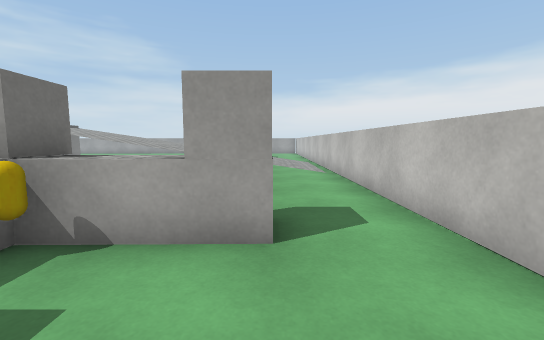
view 1 (above)

24 first-person views from a walk through a scene from a Unity 3-D project. The camera is 1.2 m above the floor, tilts 6° down and sees 90° across. The floor is counted in squares, 1 m on a side. Each view is taken from the middle of a square. On the plan, view 1 faces up. The plan holds only what a view shows up to about 13 squares ahead; the rest is blank. The place goes on beyond the plan. The player is left out. Surface patterns are stand-ins for the level's own textures.

view 2
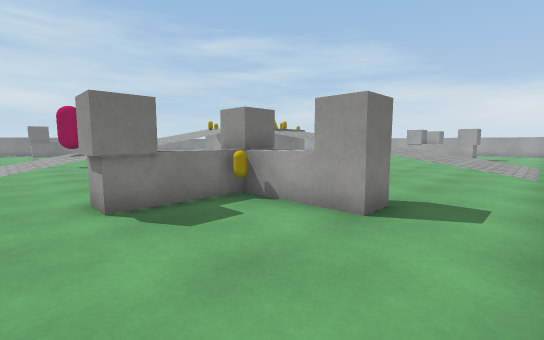

view 3
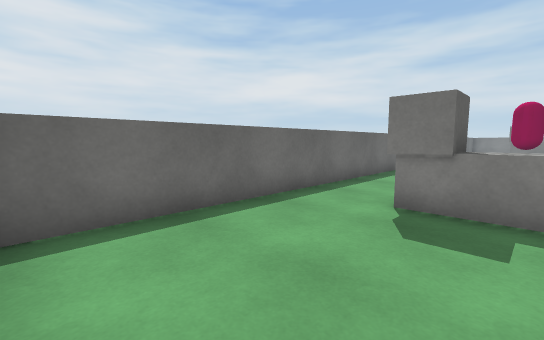

view 4
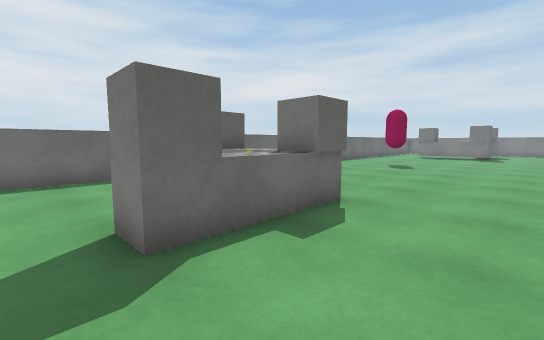

view 5
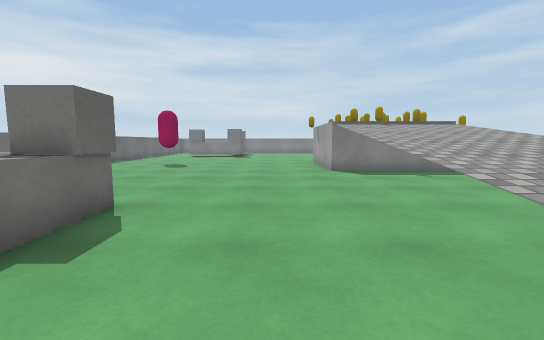

view 6
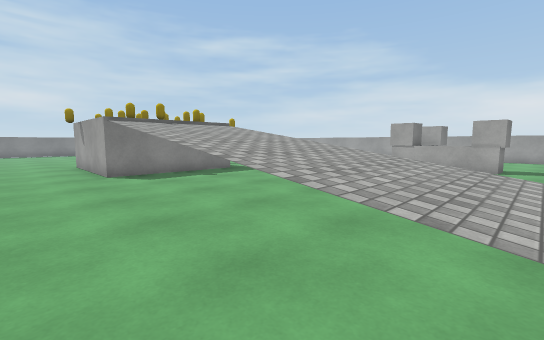

view 7
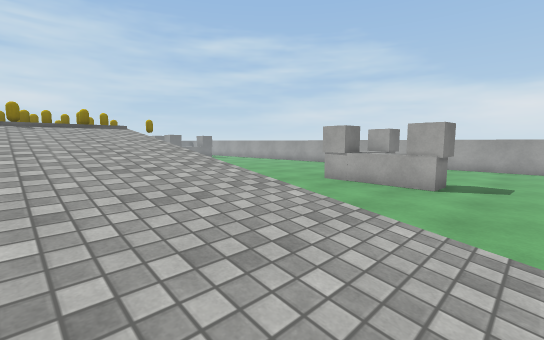

view 8
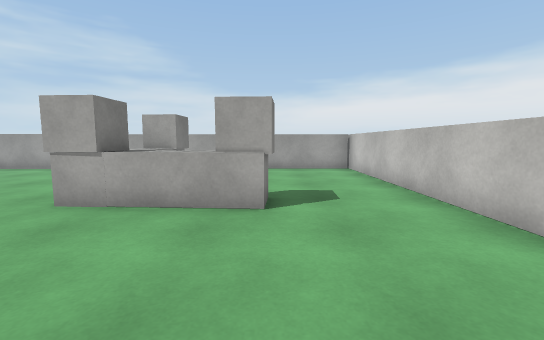

view 9
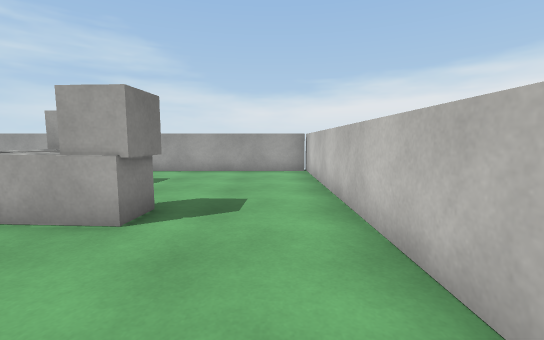

view 10
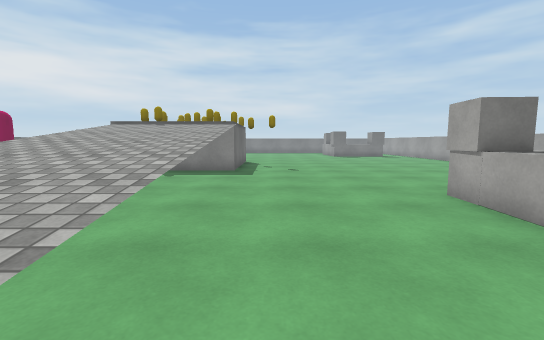

view 11
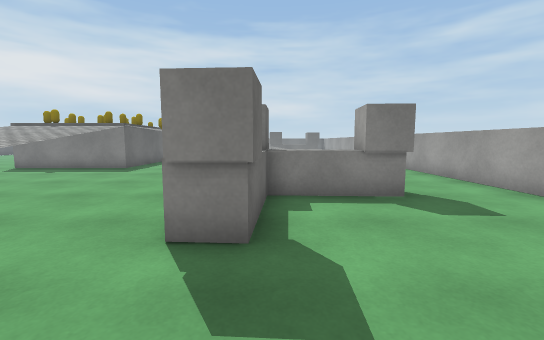

view 12
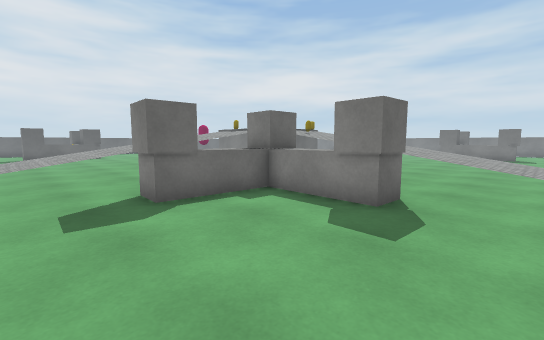

view 13
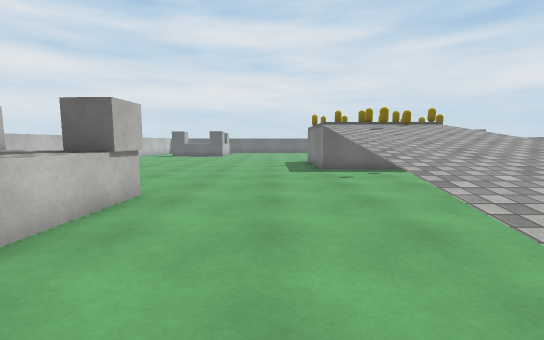

view 14
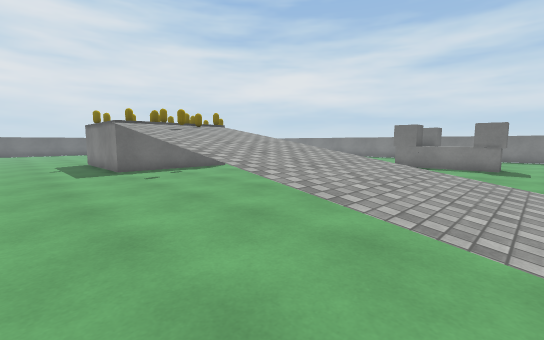

view 15
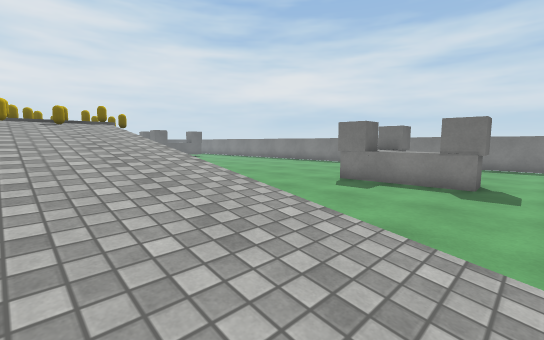

view 16
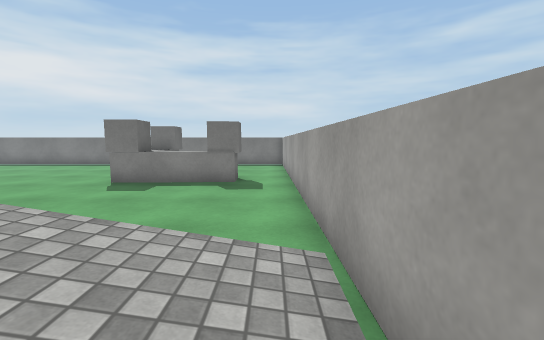

view 17
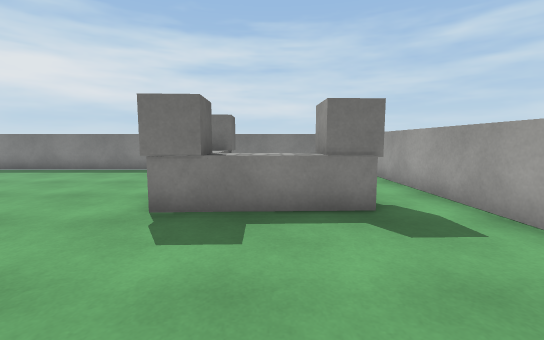

view 18
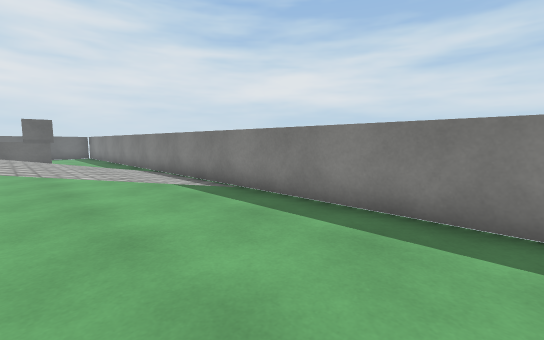

view 19
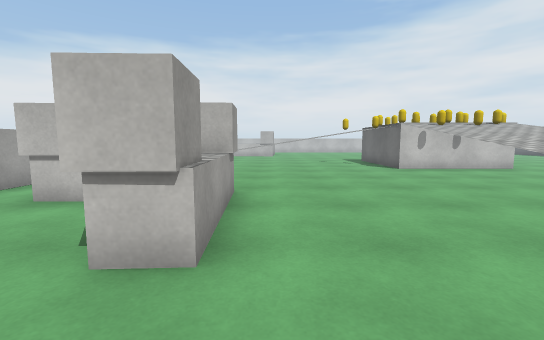

view 20
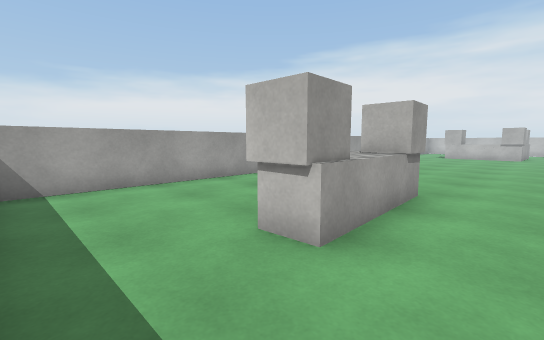

view 21
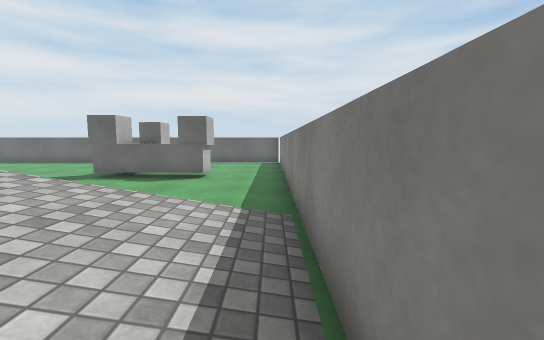

view 22
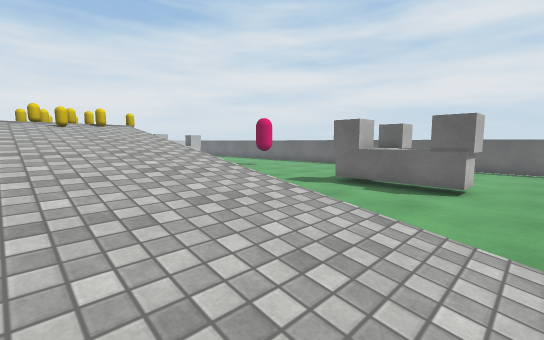

view 23
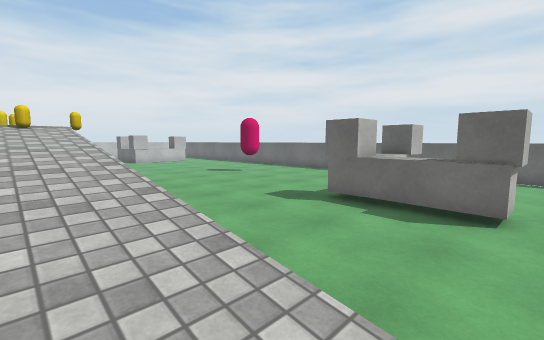

view 24
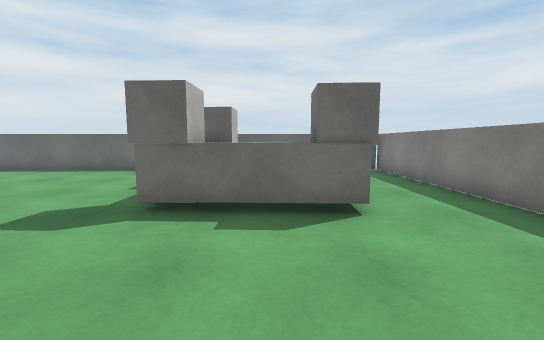

### Floor plan
Key: @ floor where view 1 was taken; # wall or solid block; . main floor; : floor 1.5 m higher than the main floor; + floor 1.75 m higher than the main floor; / step, stairs or slope; = window, fence, low wall or low ledge; ^ raised ledge; B barrier; C yellow capsule; A capsule; O other object.
Columns run from 28 left of view 1 to 3 right of it. Each row starts with its distance up from view 1.
 27 ################################
 26 #............/..../............#
 25 #.....BB.....//////............#
 24 #.....BB.....//////....BB......#
 23 #......B...../////=....BB......#
 22 #...BBBB...../////#....BB......#
 21 #..BBBBB...../////#....BBBBB...#
 20 #............/////#....BBBBB...#
 19 #............/////#............#
 18 #............///// ............#
 17 #............///:/ ............#
 16 #............ ++O+ ........... #
 15 #............................. #
 14 #.//// ////+.#####^^://///////.#
 13 #./////////+.#    ^^://///////.#
 12 #./////////+.#    ^^://///////.#
 11 #./////////+.C    # ://///////.#
 10 #./////////+.C##### ://///////.#
  9 #.....      ..    .............#
  8 #............^    .............#
  7 #............     .............#
  6 #............/    .............#
  5 #............/    .............#
  4 #..BBBBB...../    ......BBBBB..#
  3 #.....B .....     ......BCBBB..#
  2 #.... BB ..../ ///....  BB.....#
  1 #.... BB ..../A///....  BB.....
  0 #....     .../////......BB..@..
 -1 #....     .....................
 -2 #....      .....###############
 -3 ########   ######

Positions as (right, up) in squares from view 1, and headings:
1: (0, 0), facing up
2: (2, -1), facing up-left
3: (2, 2), facing down-left
4: (1, 7), facing down-left
5: (1, 7), facing left
6: (0, 7), facing up-left
7: (1, 11), facing up-left
8: (-1, 15), facing up
9: (1, 16), facing up
10: (1, 16), facing left
11: (2, 21), facing left
12: (1, 26), facing down-left
13: (-8, 26), facing down
14: (-7, 26), facing down-left
15: (-12, 26), facing down-left
16: (-12, 26), facing left
17: (-16, 23), facing left
18: (-23, 20), facing down-left
19: (-27, 20), facing right
20: (-27, 19), facing up-right
21: (-27, 14), facing down
22: (-26, 13), facing down-right
23: (-25, 11), facing down-right
24: (-23, 9), facing down
